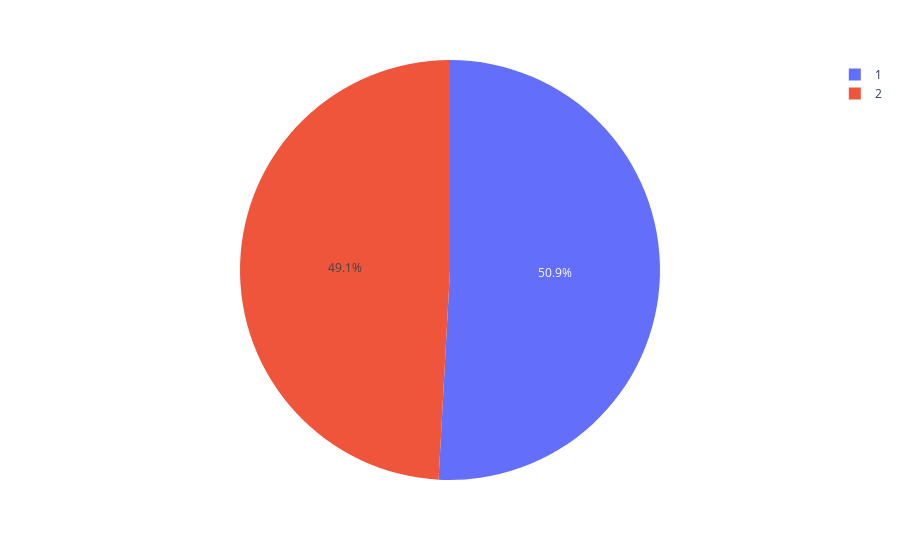

Write notebook code for a chart like this one.
### Code cell
px.pie(df, 'ALCOHOL_CONSUMING')

### Figure 1 — Plotly figure (JSON) as saved in the notebook; plotly's stock layout.template omitted (floating-point values rounded to 4 significant figures; data arrays with more than 128 entries replaced by an {"elided": "..."} marker saying what was removed)
{"data": [{"domain": {"x": [0, 1], "y": [0, 1]}, "hovertemplate": "ALCOHOL_CONSUMING=%{label}<extra></extra>", "labels": {"elided": "3000 int values"}, "legendgroup": "", "name": "", "showlegend": true, "type": "pie"}], "layout": {"legend": {"tracegroupgap": 0}, "margin": {"t": 60}}}
